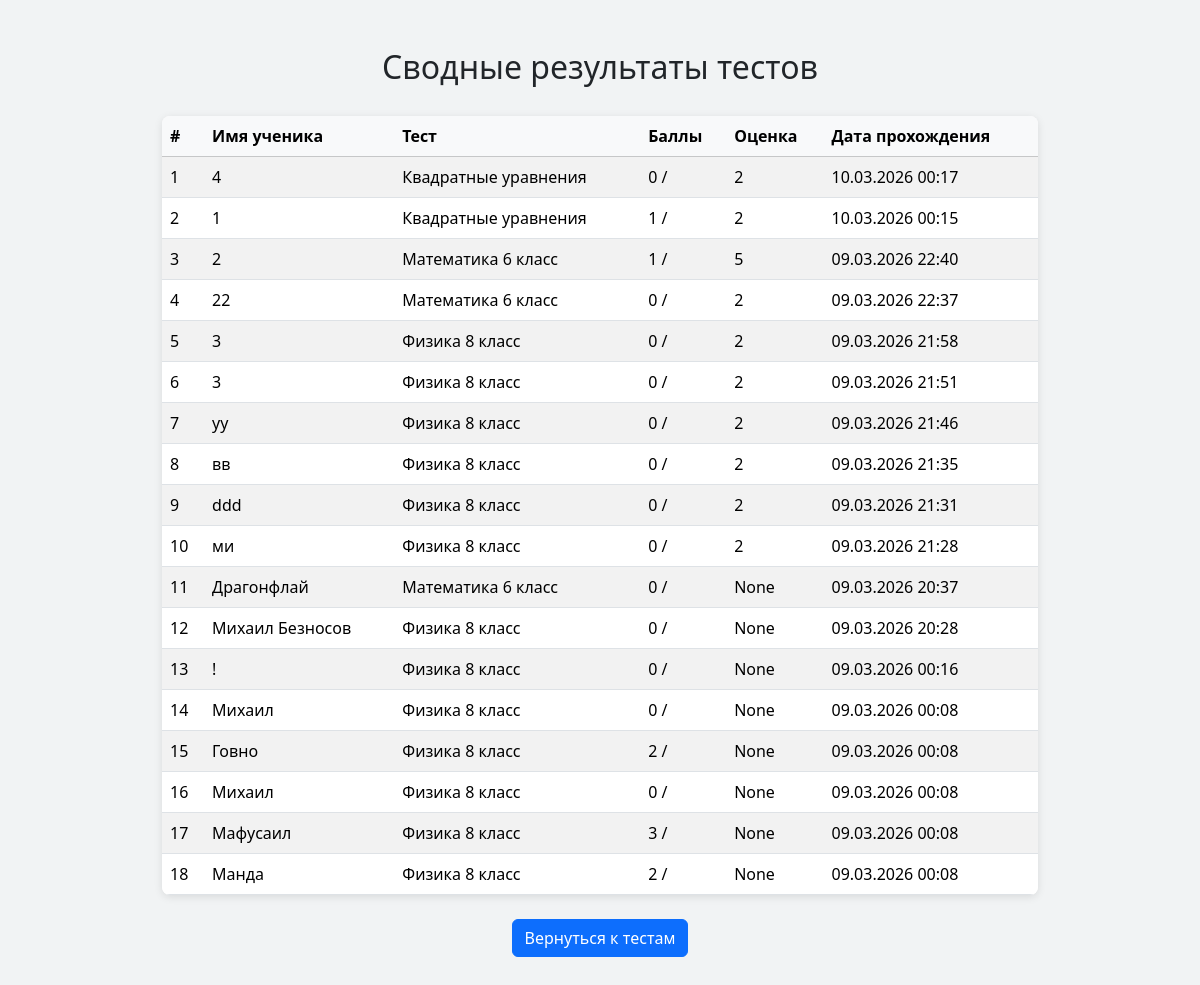
The app's page /results/, older data.
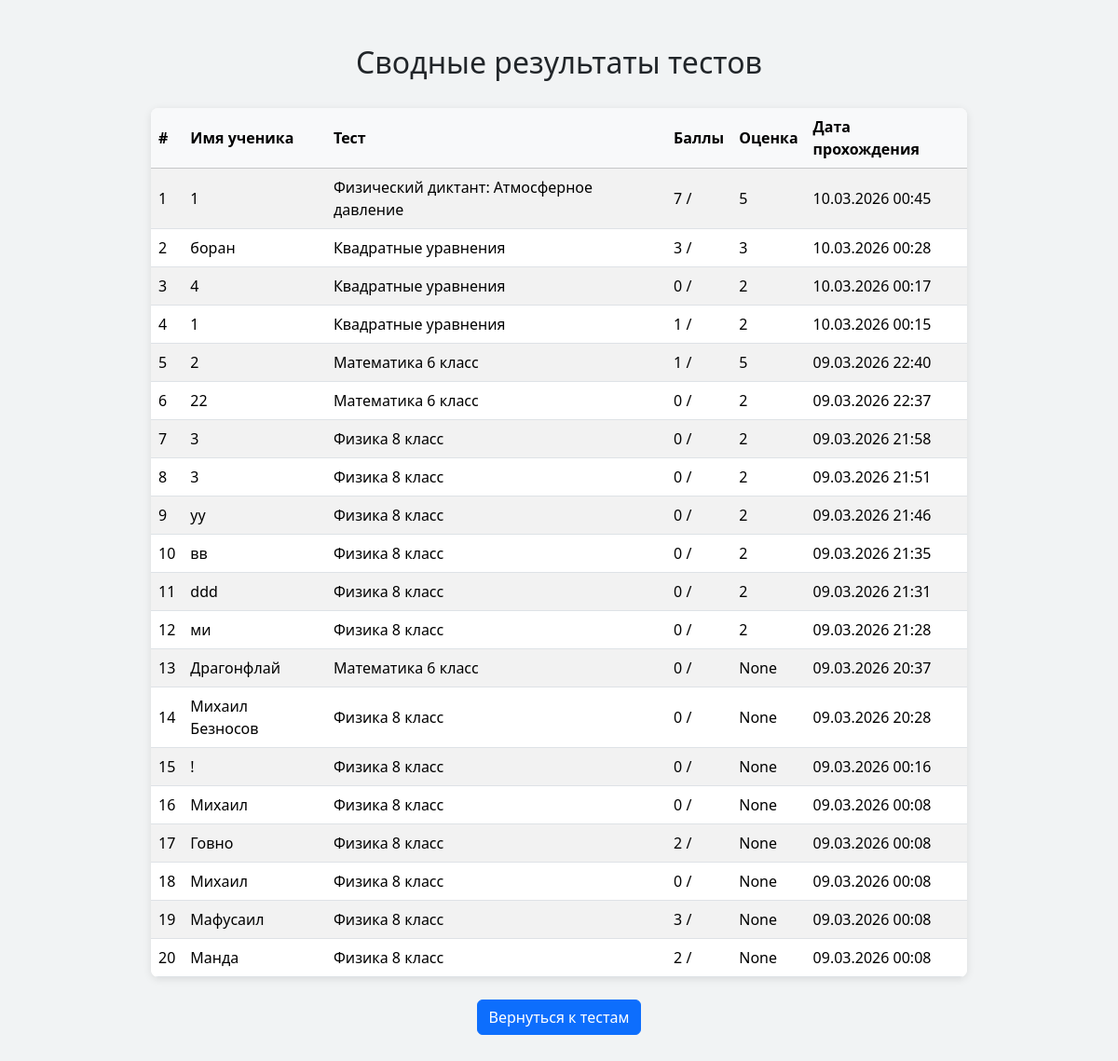
The same page, newer data.
### testsystem/models.py (models this page shows, shortened)
class Result(models.Model):
    student_name = models.CharField("Имя ученика", max_length=255)
    test = models.ForeignKey(Test, on_delete=models.CASCADE)
    score = models.IntegerField("Баллы")
    date_taken = models.DateTimeField("Дата прохождения", auto_now_add=True)
    grade = models.IntegerField("Оценка", blank=True, null=True)

class Test(models.Model):
    title = models.CharField("Название теста", max_length=255)
    description = models.TextField("Описание теста", blank=True)
    published_date = models.DateTimeField("Дата публикации", auto_now_add=True)

### testsystem/views.py (the view)
# urls.py: path('results/', views.results_list_all, name='results_list'),                # все результаты
def results_list_all(request):
    results = Result.objects.select_related('test').order_by('-date_taken')
    return render(request, 'testsystem/results.html', {'results': results})

### testsystem/templates/testsystem/results.html (shortened to what this page needs)
{% load static %}
<!DOCTYPE html>
<html lang="ru">
<head>
<link href="https://cdn.jsdelivr.net/npm/bootstrap@5.3.2/dist/css/bootstrap.min.css" rel="stylesheet">
</head>
<body>
<div class="container py-5">
    <h2>Сводные результаты тестов</h2>
    <table class="table table-striped table-hover">
        <thead class="table-light">
            <tr>
                <th>#</th>
                <th>Имя ученика</th>
                <th>Тест</th>
                <th>Баллы</th>
                <th>Оценка</th>
                <th>Дата прохождения</th>
            </tr>
        </thead>
        <tbody>
            {% for r in results %}
            <tr>
                <td>{{ forloop.counter }}</td>
                <td>{{ r.student_name }}</td>
                <td>{{ r.test.title }}</td>
                <td>{{ r.score }} / {{ r.test.question_set.count }}</td>
                <td>{{ r.grade }}</td>
                <td>{{ r.date_taken|date:"d.m.Y H:i" }}</td>
            </tr>
            {% empty %}
            <tr>
                <td colspan="6" class="text-center">Результатов пока нет</td>
            </tr>
            {% endfor %}
        </tbody>
    </table>
    <div class="text-center mt-4">
        <a href="{% url 'index' %}" class="btn btn-primary">Вернуться к тестам</a>
    </div>
</div>
</body>
</html>

### testsystem/templates/testsystem/results.html (style rules this page uses)
body { background: #f1f3f4; }
.container { max-width: 900px; }
.table { background: white; border-radius: 8px; box-shadow: 0 2px 8px rgba(0,0,0,0.1); overflow: hidden; }
.table th, .table td { vertical-align: middle; }
h2 { margin-bottom: 30px; text-align: center; }

Row changes from the older to the newer data that the page shows:
added Result: student_name "1", test "Физический диктант: Атмосферное давление", score "7", grade "5", date_taken "10.03.2026 00:45"
added Result: student_name "боран", test "Квадратные уравнения", score "3", grade "3", date_taken "10.03.2026 00:28"
